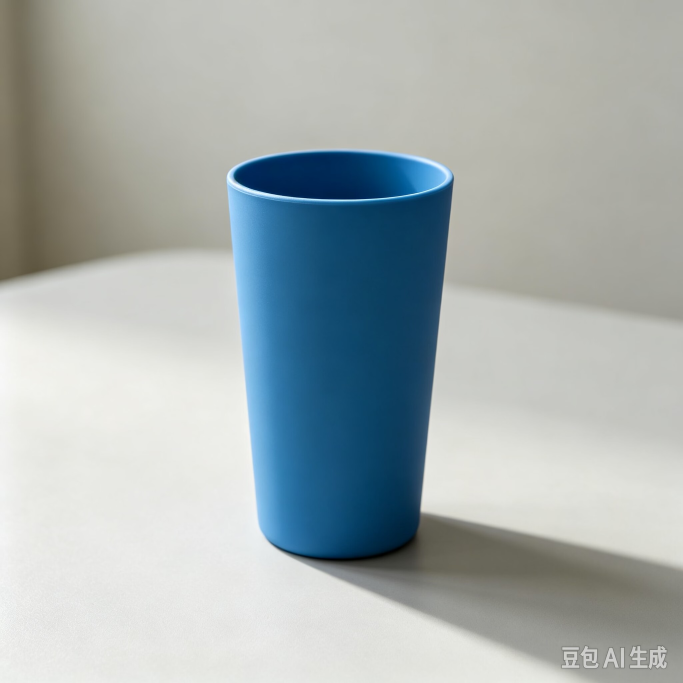
#> input picture 算法组/Week1/W1_徐雪阳_视觉算法/data  images/blue1.png, 2048 x 2048 px, found by its file name (shown at 1/3 size)
$ python task3_color_detect.py
#> lines starting #> are read from the running program, lines starting #| are printed output that depends on the picture; after the words box and inside, x2 and y2 are one past the last pixel; in counts of white or black regions, pixels touching at a corner belong together
import cv2
import numpy as np
import os
def color_detect(img_path, out_folder, hsv_low, hsv_high, min_area=500):
#> called with img_path = 'image/blue1.png', out_folder = 'output task3/res_0', hsv_low = array of shape (3,), hsv_high = array of shape (3,), min_area = 600
    if not os.path.exists(out_folder):
        os.makedirs(out_folder)
    img = cv2.imread(img_path)
#> img is the input picture: shape (2048, 2048, 3); mean B, G, R 176.5, 175.8, 166.5
    if img is None:
        print("图片读取失败：",{img_path})
        return
    img_copy = img.copy()
    hsv = cv2.cvtColor(img, cv2.COLOR_BGR2HSV)
#> hsv: shape (2048, 2048, 3); mean H, S, V 44.7, 42.9, 182.7
    mask = cv2.inRange(hsv, hsv_low, hsv_high)
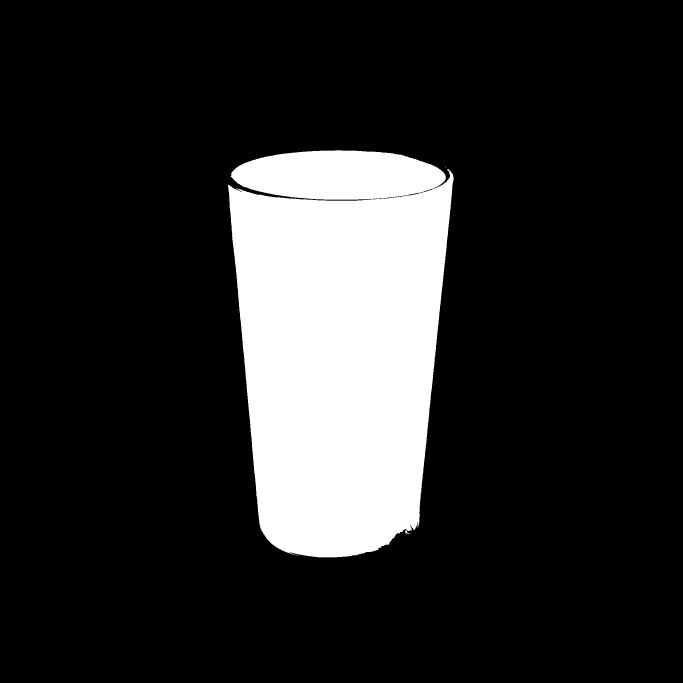
#> mask: shape (2048, 2048) (shown at 1/3 size); 16% white; 5 white regions (2 under 20 px), largest, box (x1, y1, x2, y2) and area: (684, 507, 1361, 1672) 598079, (692, 451, 1338, 599) 74852, (1215, 1590, 1231, 1602) 64
    kernel = np.ones((5, 5), np.uint8)
    mask = cv2.morphologyEx(mask, cv2.MORPH_CLOSE, kernel)
#> mask: shape (2048, 2048); 16.1% white; 2 white regions (1 under 20 px), largest, box (x1, y1, x2, y2) and area: (684, 451, 1361, 1672) 674370
    mask = cv2.morphologyEx(mask, cv2.MORPH_OPEN, kernel)
#> mask: shape (2048, 2048); 16.1% white; 1 white region
    contours, _ = cv2.findContours(mask, cv2.RETR_EXTERNAL, cv2.CHAIN_APPROX_SIMPLE)
#> contours = 1 contour; box (x1, y1, x2, y2) and area: (685, 451, 1361, 1672) 672412
    print(f"\n===== {os.path.basename(img_path)} =====")
    for cnt in contours:
        area = cv2.contourArea(cnt)
        if area < min_area:
            continue
        x, y, w, h = cv2.boundingRect(cnt)
        cx = int(x + w / 2)
        cy = int(y + h / 2)
        cv2.rectangle(img_copy, (x, y), (x + w, y + h), (0, 0, 255), 2)
        cv2.circle(img_copy, (cx, cy), 4, (0, 255, 0), -1)
        print(f"轮廓面积：{area:.1f} | 中心点坐标(cx,cy)=({cx}, {cy})")
#> this loop made 1 pass
#> (area, x, y, w, h, cx, cy) on pass 1: (672411.5, 685, 451, 676, 1221, 1023, 1061)
#| 轮廓面积：672411.5 | 中心点坐标(cx,cy)=(1023, 1061)
    cv2.imwrite(os.path.join(out_folder, "mask.png"), mask)
    cv2.imwrite(os.path.join(out_folder, "result.png"), img_copy)
    print(f"输出保存至：{out_folder}")
HSV_LOW = np.array([90, 80, 60])
HSV_HIGH = np.array([125, 255, 255])
MIN_CONTOUR_AREA = 600
img_list = [
    "image/blue1.png",
    "image/blue2.png",
    "image/blue3.png",
]

for idx, img_file in enumerate(img_list):
    output_dir = os.path.join("output task3",f"res_{idx}")
    color_detect(
        img_path=img_file,
        out_folder=output_dir,
        hsv_low=HSV_LOW,
        hsv_high=HSV_HIGH,
        min_area=MIN_CONTOUR_AREA
    )
#> pass 2 of the loop `for idx, img_file in enumerate(img_list):`:
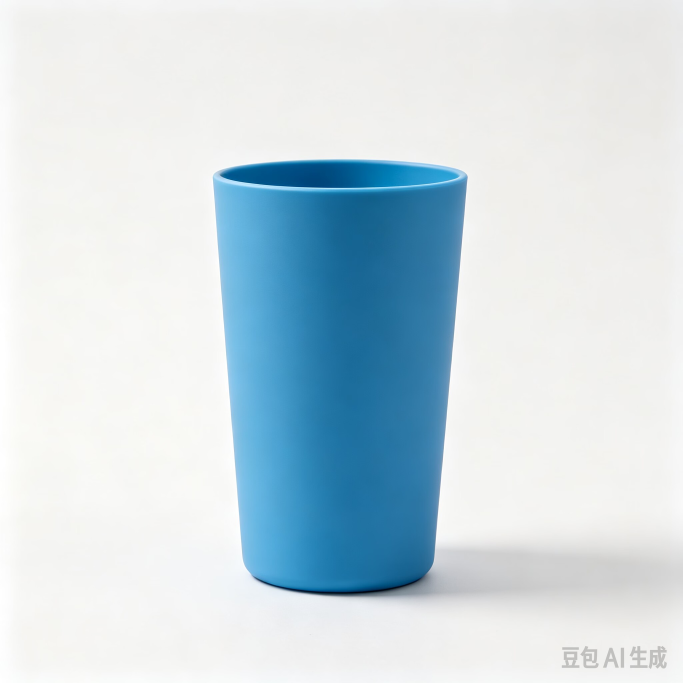
#> input picture 算法组/Week1/W1_徐雪阳_视觉算法/data  images/blue2.png, 2048 x 2048 px, found by its file name (shown at 1/3 size)
#> in color_detect, img is the input picture: shape (2048, 2048, 3); mean B, G, R 226.5, 218.7, 202.8
#> hsv: shape (2048, 2048, 3); mean H, S, V 44.5, 39.1, 228.3
#> in color_detect (call 2), `mask = cv2.inRange(hsv, hsv_low, hsv_high)`:
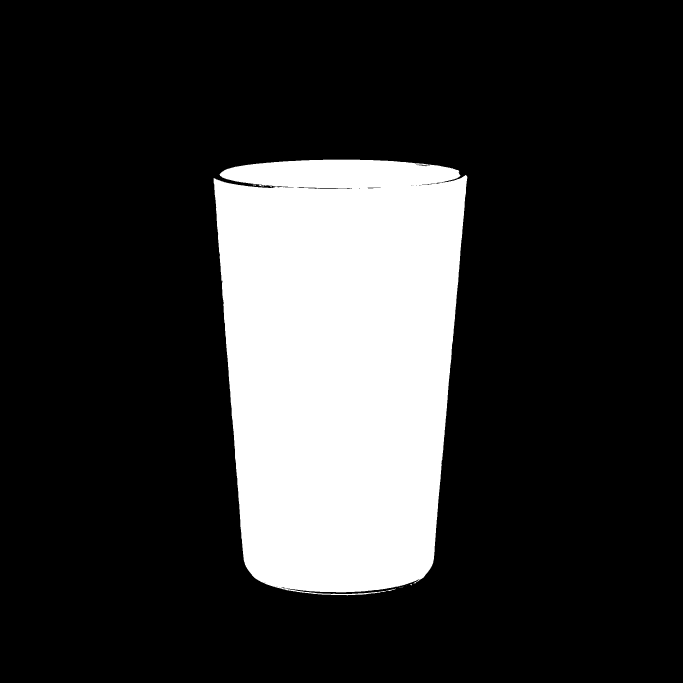
#> mask: shape (2048, 2048) (shown at 1/3 size); 20% white; 9 white regions (6 under 20 px), largest, box (x1, y1, x2, y2) and area: (641, 479, 1402, 1786) 839451, (776, 555, 799, 559) 42, (758, 554, 768, 557) 21
#> in color_detect (call 2), `mask = cv2.morphologyEx(mask, cv2.MORPH_OPEN, kernel)`:
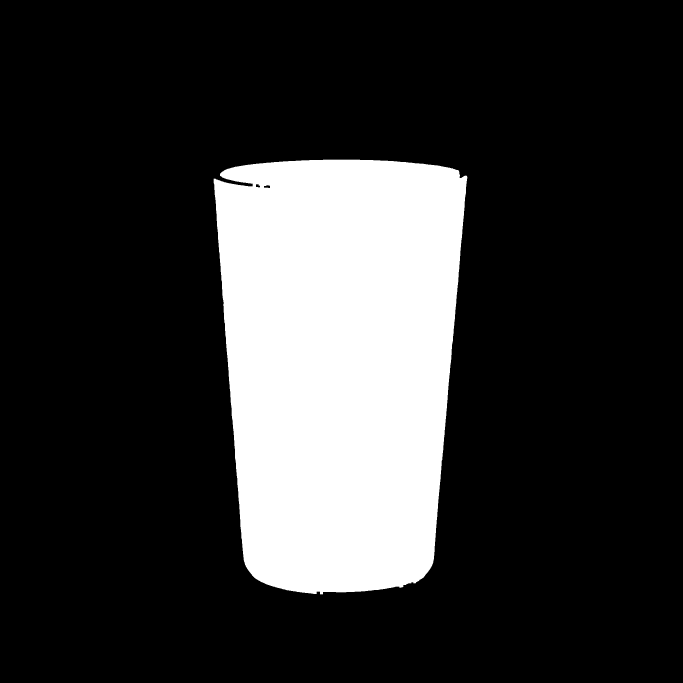
#> mask: shape (2048, 2048) (shown at 1/3 size); 20% white; 1 white region
#> contours = 1 contour; box (x1, y1, x2, y2) and area: (641, 479, 1402, 1783) 838540
#> the loop in color_detect (call 2), `for cnt in contours:` made 1 pass
#> (area, x, y, w, h, cx, cy) on pass 1: (838540, 641, 479, 761, 1304, 1021, 1131)
#> (printed output is left out)
#> pass 3 of the loop `for idx, img_file in enumerate(img_list):`:
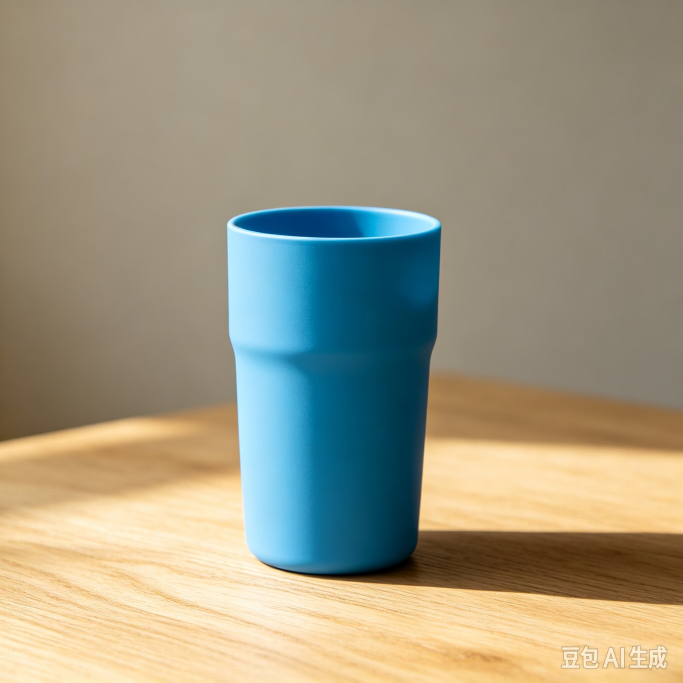
#> input picture 算法组/Week1/W1_徐雪阳_视觉算法/data  images/blue3.png, 2048 x 2048 px, found by its file name (shown at 1/3 size)
#> in color_detect, img is the input picture: shape (2048, 2048, 3); mean B, G, R 131.1, 152.9, 158.6
#> hsv: shape (2048, 2048, 3); mean H, S, V 30.8, 91.2, 174.4
#> in color_detect (call 3), `mask = cv2.inRange(hsv, hsv_low, hsv_high)`:
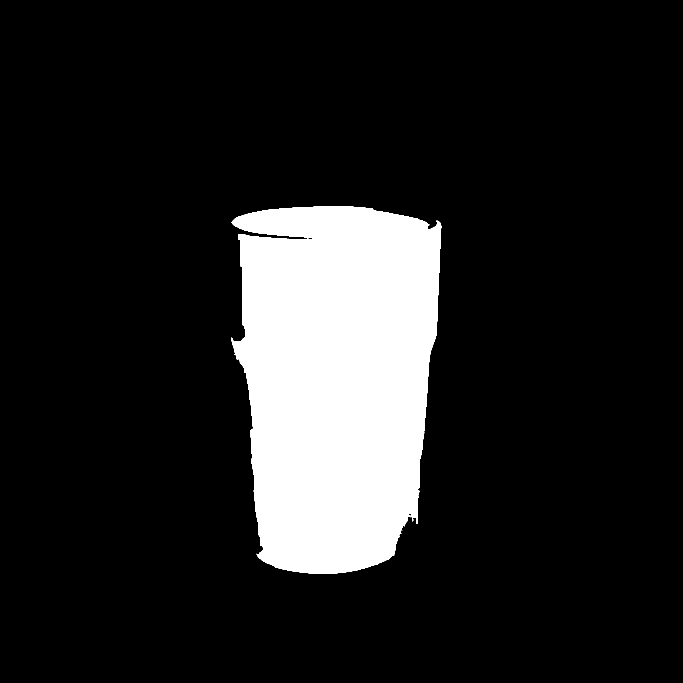
#> mask: shape (2048, 2048) (shown at 1/3 size); 13.6% white; 4 white regions (3 under 20 px), largest, box (x1, y1, x2, y2) and area: (694, 619, 1324, 1721) 570048
#> contours = 1 contour; box (x1, y1, x2, y2) and area: (696, 619, 1324, 1721) 568515
#> the loop in color_detect (call 3), `for cnt in contours:` made 1 pass
#> (area, x, y, w, h, cx, cy) on pass 1: (568515, 696, 619, 628, 1102, 1010, 1170)
#> (printed output is left out)
